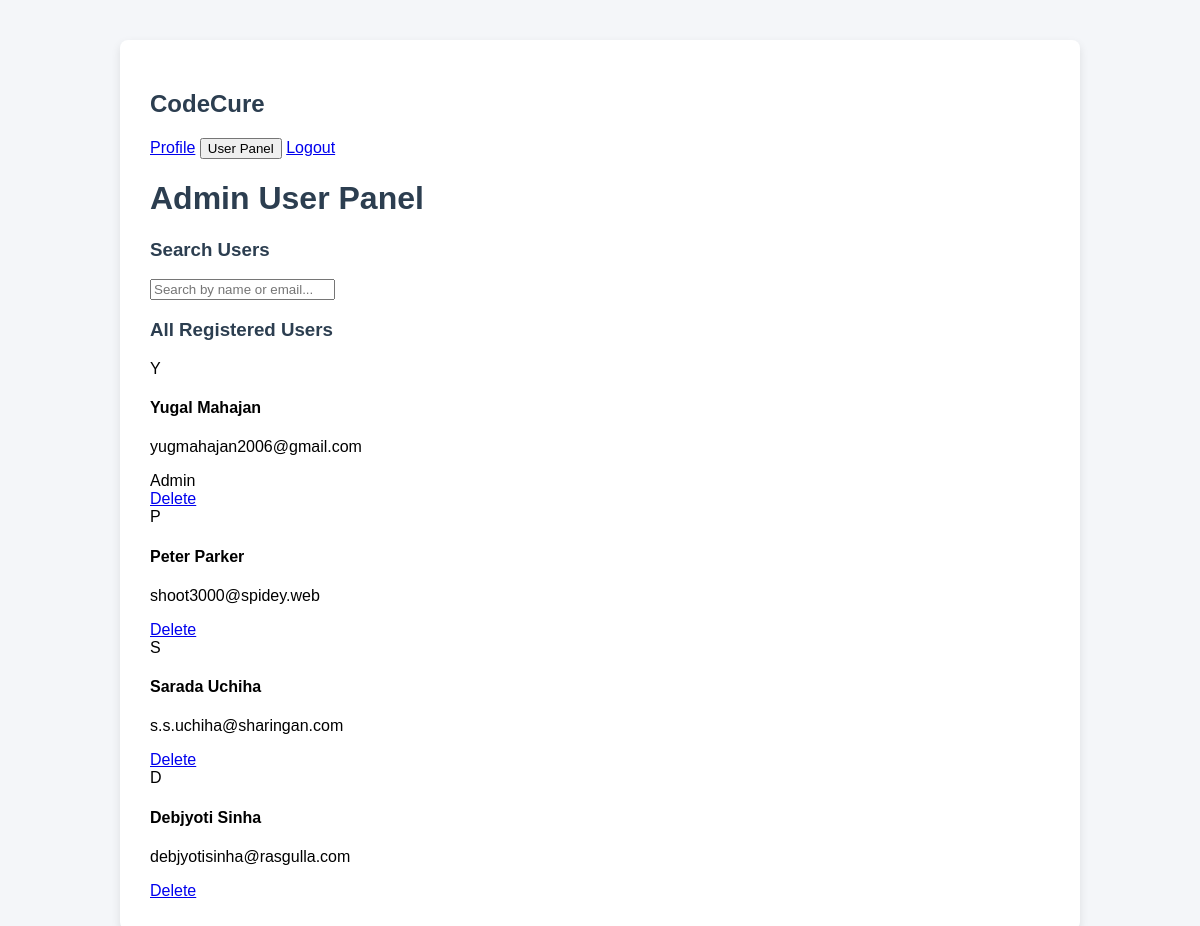
The app's page /admin/users (signed in), older data.
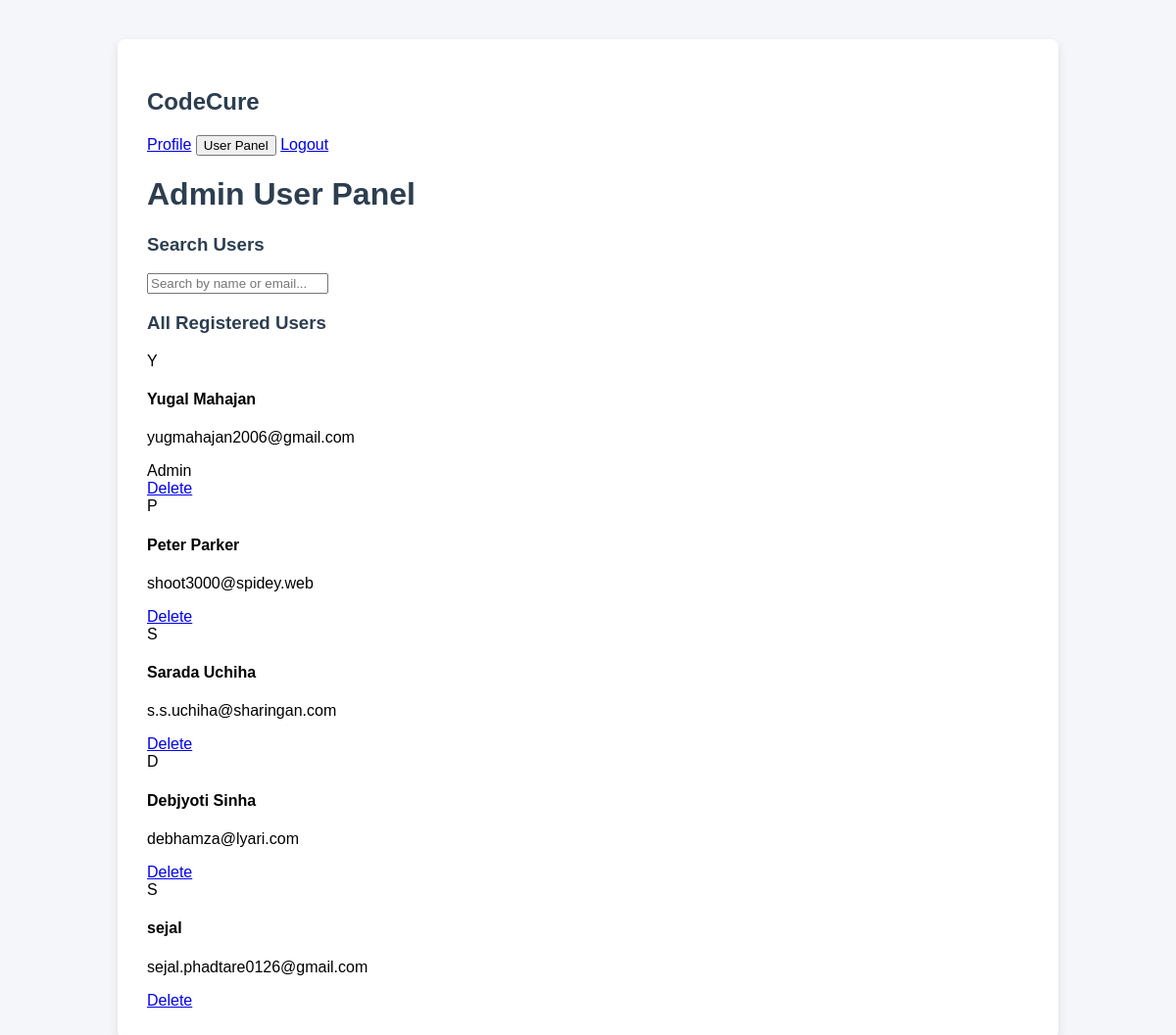
The same page, newer data.
### tables this page shows
CREATE TABLE users (
            id INTEGER PRIMARY KEY AUTOINCREMENT,
            email TEXT UNIQUE NOT NULL,
            password TEXT NOT NULL,
            name TEXT,
            is_admin INTEGER DEFAULT 0
        );

### app.py (the view)
@app.route("/admin/users")
@login_required
def admin_users():
    if not session.get("is_admin"):
        return redirect(url_for("login"))
    users = get_all_users()
    return render_template("admin_users.html", users=users)

### app.py (called while the page is built)
def login_required(f):
    @wraps(f)
    def decorated(*args, **kwargs):
        if "user" not in session:
            return redirect(url_for("login"))
        return f(*args, **kwargs)
    return decorated

@app.context_processor
def inject_user():
    user = session.get("user")
    avatar = None
    if user:
        avatar = generate_avatar(user.get("name"))
    return dict(current_user=user, avatar=avatar)

### backend/user_engine.py (called while the page is built)
def get_all_users():
    import sqlite3
    conn = sqlite3.connect(DB_PATH)
    cursor = conn.cursor()
    cursor.execute("SELECT id, name, email, is_admin FROM users")
    users = cursor.fetchall()
    conn.close()
    return users

### backend/utils.py (called while the page is built)
def generate_avatar(name):
    if not name:
        return "U"
    parts = name.strip().split()
    if len(parts) == 1:
        return parts[0][0].upper()
    return (parts[0][0] + parts[-1][0]).upper()

### templates/admin_users.html (shortened to what this page needs)
{% extends "base.html" %}
{% block content %}
<div class="dashboard-result-page">
    <div class="dashboard-wrapper">
        <aside class="patient-sidebar">
            <div class="logo-area">
                <h2 class="logo-text">
                    <span class="health">Code</span><span class="ai">Cure</span>
                </h2>
            </div>
            <nav class="action-nav">
                <a href="/profile" class="nav-btn">Profile</a>
                <button class="nav-btn active">User Panel</button>
                <a href="/logout" class="nav-btn">Logout</a>
            </nav>
        </aside>
        <main class="main-content">
            <div class="top-bar">
                <h1>Admin User Panel</h1>
            </div>
            <div class="glass-card">
                <h3>Search Users</h3>
                <input type="text" id="searchInput" placeholder="Search by name or email..." onkeyup="searchUsers()"
                    class="search-box">
            </div>
            <div class="glass-card">
                <h3>All Registered Users</h3>
                <div class="user-list" id="userList">
                    {% for user in users %}
                    <div class="user-card">
                        <div class="user-info">
                            <div class="user-avatar">
                                {{ user[1][0]|upper }}
                            </div>
                            <div>
                                <h4>{{ user[1] }}</h4>
                                <p>{{ user[2] }}</p>
                                {% if user[3] %}
                                <span class="admin-badge">Admin</span>
                                {% endif %}
                            </div>
                        </div>
                        <div class="user-actions">
                            <a href="/admin/delete_user/{{ user[0] }}" class="btn-danger"
                                onclick="return confirm('Delete this user?')">
                                Delete
                            </a>
                        </div>
                    </div>
                    {% endfor %}
                </div>
            </div>
        </main>
    </div>
</div>
{% endblock %}

### templates/base.html (shortened to what this page needs)
<!DOCTYPE html>
<html>
<head>
</head>
<body>
<div class="container">
    {% block content %}{% endblock %}
</div>
</body>
</html>

### templates/base.html (style rules this page uses)
body { font-family: Arial, sans-serif; background-color: #f4f6f9; margin: 0; padding: 0; }
.container { width: 80%; max-width: 900px; margin: 40px auto; background: white; padding: 30px; border-radius: 8px; box-shadow: 0 4px 10px rgba(0,0,0,0.1); }
h1, h2, h3 { color: #2c3e50; }

Row changes from the older to the newer data that the page shows:
removed users: name "D", name "Debjyoti Sinha", email "debjyotisinha@rasgulla.com"
added users: name "D", name "Debjyoti Sinha", email "debhamza@lyari.com"
added users: name "S", name "sejal", email "sejal.phadtare0126@gmail.com"
